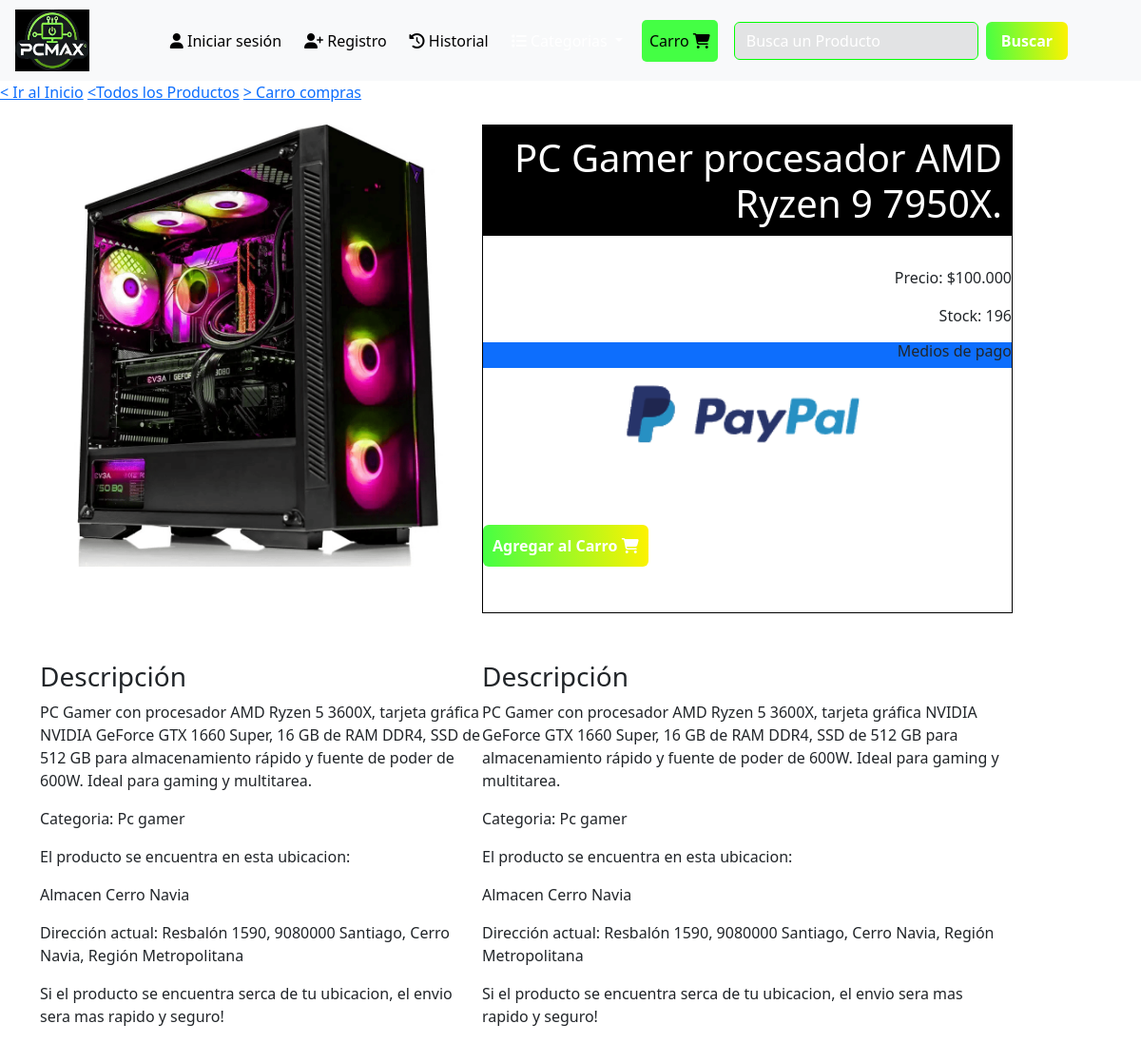
/producto/2/, run on the app's committed database.
### store/models.py (models this page shows, shortened)
class Producto(models.Model):
    nombre_producto = models.CharField(max_length = 50)
    descripcion_producto = models.TextField()
    precio_producto = models.IntegerField()
    cantidad_producto = models.IntegerField(default=0)
    creacion_producto = models.DateTimeField(auto_now_add=True)
    imagen_producto = models.ImageField(upload_to='producto/', null=True, blank=True)
    id_categoria = models.ForeignKey(Categorias,on_delete=models.CASCADE, default=0)#Sin categoria
    id_almacen = models.ForeignKey(Almacenes, on_delete=models.CASCADE, default=1)

class Categorias(models.Model):
    id_categoria = models.IntegerField(primary_key=True)
    nombre_categoria = models.CharField(max_length = 50)
    def __str__(self):
        return self.nombre_categoria

class Almacenes(models.Model):
    id_almacen = models.IntegerField(primary_key=True) # Agregar primary_key=True si es el identificador principal    nombre_almacen = models.CharField(max_length=50)
    nombre_almacen = models.CharField(max_length=50)
    direccion_almacen = models.TextField(max_length=100)
    id_comuna = models.ForeignKey(Comunas, on_delete = models.CASCADE) #models.CharField(max_length=2)
    def __str__(self):
        return self.nombre_almacen

### store/views.py (the view)
# urls.py: path('producto/<int:pk>/', views.detalle_productos, name='detalle_producto'),
def detalle_productos(request, pk):
    producto = get_object_or_404(Producto.objects.select_related('id_categoria','id_almacen').all(), pk=pk)  # Obtén el producto por su ID
    return render(request, 'detalle_producto.html', {'producto': producto})

### store/templatetags/custom_filters.py (called while the page is built)
@register.filter
def currency(value):
    return f'{value:,.0f}'.replace(',', '.')

### store/templates/detalle_producto.html (shortened to what this page needs)
{% load static %}
{% load custom_filters %}
<!DOCTYPE html>
<html lang="en">
<head>
    <link rel="stylesheet" href="https://cdnjs.cloudflare.com/ajax/libs/font-awesome/6.6.0/css/all.min.css" />
    {% load bootstrap5 %}
    {% bootstrap_css %}
    <link rel="stylesheet" href="{% static 'css/detalles_productos-2.css' %}">
</head>
<body>
<nav class="navbar navbar-expand-lg bg-body-tertiary">
  <div>
    <a href="{% url 'home' %}">
        <img src="{% static './images/logo-empresa.jpg' %}" class="logo-PcMax ms-3" alt="Logo Empresa">
    </a>
  </div>
    <div class="container-fluid">
      <div class="collapse navbar-collapse" id="navbarTogglerDemo02">
        <ul class="navbar-nav me-auto mb-2 mb-lg-0">
          <li class="nav-item me-2">
            <a class="nav-link active" href="{% url 'inicio_sesion' %}">
              <i class="fas fa-user"></i>
              Iniciar sesión
            </a>
          </li>
          <li class="nav-item me-2">
            <a class="nav-link active" href="{% url 'registro_cliente' %}">
              <i class="fas fa-user-plus"></i>
              Registro
            </a>
          </li>
          <li class="nav-item me-2">
            <a class="nav-link active" aria-disabled="true">
              <i class="fas fa-history"></i>
              Historial
            </a>
          </li>
          <li class="nav-item me-2 dropdown">
            <a class="nav-link dropdown-toggle" data-bs-toggle="dropdown" href="#" role="button" aria-expanded="false">
              <i class="fas fa-list mx-auto"></i>
            </a>
          </li>
          <li class="nav-item link-carro mx-1">
            <a class="nav-link active  " href="{% url 'carro_compra' %}"">
              Carro
              <i class="fas fa-shopping-cart"></i>
            </a>
          </li>
          <form class="from-buscar d-flex ms-2" method="get">
            <input class="input-buscar-producto form-control me-2" placeholder="Busca un Producto" aria-label="Search">
            <button class="btn btn-buscar px-3 py-2" type="submit">Buscar</button>
          </form>
        </ul>
      </div>
    </div>
</nav>
    <div class="div-flujo-links-a">
      <a class="flujo-link-a" href="{% url 'home' %}">&lt; Ir al Inicio</a>
      <a class="flujo-link-a" href="{% url 'lista_productos' %}?id_categoria=">&lt;Todos los Productos</a>
      <a class="flujo-link-a" href="{% url 'carro_compra' %}">&gt; Carro compras</a>
    </div>
    <div class="container con_detalle pt-5">
        <div class="d-flex">
            <div class="div-img col-md-5">
               <img src="{{ producto.imagen_producto.url }}" class=" card-img-top zoom" alt="{{ producto.nombre_producto }}">
            </div>
            <div class="div-texto-padre-producto col-md-6 ">
                <h1 class="titulo-producto">{{ producto.nombre_producto  }}</h1>
                <br>
                <p class="precio">Precio: ${{ producto.precio_producto|currency  }}</p>
                <p class="stockk">Stock: {{ producto.cantidad_producto}}</p>
                <div class="div-medio-de-pago  bg-primary">
                  <h6>Medios de pago</h6>
                  <img src="{% static './images/metodo-de-pago.png'%}" class="img-pago col-12 " alt="...">
                </div>
                <form action="{% url 'agregar_al_carrito' producto.id %}" method="post" class="mt-3 py-5">
                    <button type="submit" class="btn btn-primary">
                      Agregar al Carro
                      <i class="fas fa-shopping-cart"></i>
                    </button>
                </form>
            </div>
        </div>
    </div>
    <section class="container ">
      <div class="d-flex">
        <div class="col-5">
          <h3 class="">Descripción</h3>
          <p class="categoria ">{{ producto.descripcion_producto }}</p>
          <p class="categoria ">Categoria: {{ producto.id_categoria}}</p>
          <p>El producto se encuentra en esta ubicacion:</p>
          <p class="categoria ">{{ producto.id_almacen }}</p>
          <p class="categoria ">Dirección actual: {{ producto.id_almacen.direccion_almacen }}</p>
          <p class="categoria ">Si el producto se encuentra serca de tu ubicacion, el envio sera mas rapido y seguro!</p>
        </div>
        <div class="col-6">
          <h3 class="">Descripción</h3>
          <p class="categoria ">{{ producto.descripcion_producto }}</p>
          <p class="categoria ">Categoria: {{ producto.id_categoria}}</p>
          <p>El producto se encuentra en esta ubicacion:</p>
          <p class="categoria ">{{ producto.id_almacen }}</p>
          <p class="categoria ">Dirección actual: {{ producto.id_almacen.direccion_almacen }}</p>
          <p class="categoria ">Si el producto se encuentra serca de tu ubicacion, el envio sera mas rapido y seguro!</p>
        </div>
      </div>
    </section>
</body>
</html>

### store/static/css/detalles_productos-2.css (style rules this page uses)
:root { --color-blanco: #ffffff; --color-gris-2:#f1f1f1 ; --color-gris: #515151; --color-1-empresa: #02ff02; --color-2-empresa: #000000; --color-rojo: #ff0202; }
* { margin: 0; }
.navbar { width: 100%; font-weight: 500; z-index: 1; background-color: var(--color-2-empresa); margin: 0; }
.navbar-nav { display: flex; width: 100%; justify-content: center; align-items: center; }
.nav-link { padding: 10px; color: var(--color-blanco); }
.logo-PcMax { position: relative; width: 78px; height: 65px; margin-top: 2px; margin-bottom: 2px; }
.input-buscar-producto { outline: none; }
.input-buscar-producto::placeholder { color: var(--color-blanco); }
.form-control { margin-left: auto; background-color: #3636361d; border-color: var(--color-1-empresa); animation: box-producto 5s ease forwards; animation-iteration-count: infinite; margin-left: 5px; }
.btn-buscar { position: relative; background: linear-gradient(85deg, #44ff44,#44ff44, #fff200); font-weight: 650; color: var(--color-blanco); padding: 2px }
.link-carro { background: linear-gradient(85deg, #44ff44, #44ff44); border-radius: 5px; }
.con_detalle { position: relative; bottom: 50px; }
.div-img { overflow: hidden; display: flex; height: 100%; border-top-left-radius: 10px ; border-bottom-left-radius: 10px; }
.zoom { position: relative; transition: transform 1s; }
.div-texto-padre-producto { border: 1px solid var(--color-2-empresa); }
.titulo-producto { position: relative; background-color: var(--color-2-empresa); color: var(--color-blanco); text-align: end; padding: 10px; }
.precio { text-align: end; }
.stockk { text-align: end; }
.div-medio-de-pago { text-align: end; }
.btn { background: linear-gradient(85deg, #44ff44, #fff200); text-decoration: none; font-weight: 550; color: var(--color-blanco); padding: 10px; transition: all 0.3s ease; border: none; }

### data on the page
Producto: imagen_producto (picture), nombre_producto "PC Gamer procesador AMD Ryzen 9 7950X.", precio_producto "100.000", cantidad_producto "196", descripcion_producto "PC Gamer con procesador AMD Ryzen 5 3600X, tarjeta gráfica NVIDIA GeForce GTX 1660 Super, 16 GB de RAM DDR4, SSD de 512 GB para almacenamiento rápido y fuente de poder de 600W. Ideal para gaming y multitarea.", id_categoria "Pc gamer", id_almacen "Almacen Cerro Navia", id_almacen.direccion_almacen "Resbalón 1590, 9080000 Santiago, Cerro Navia, Región Metropolitana"
